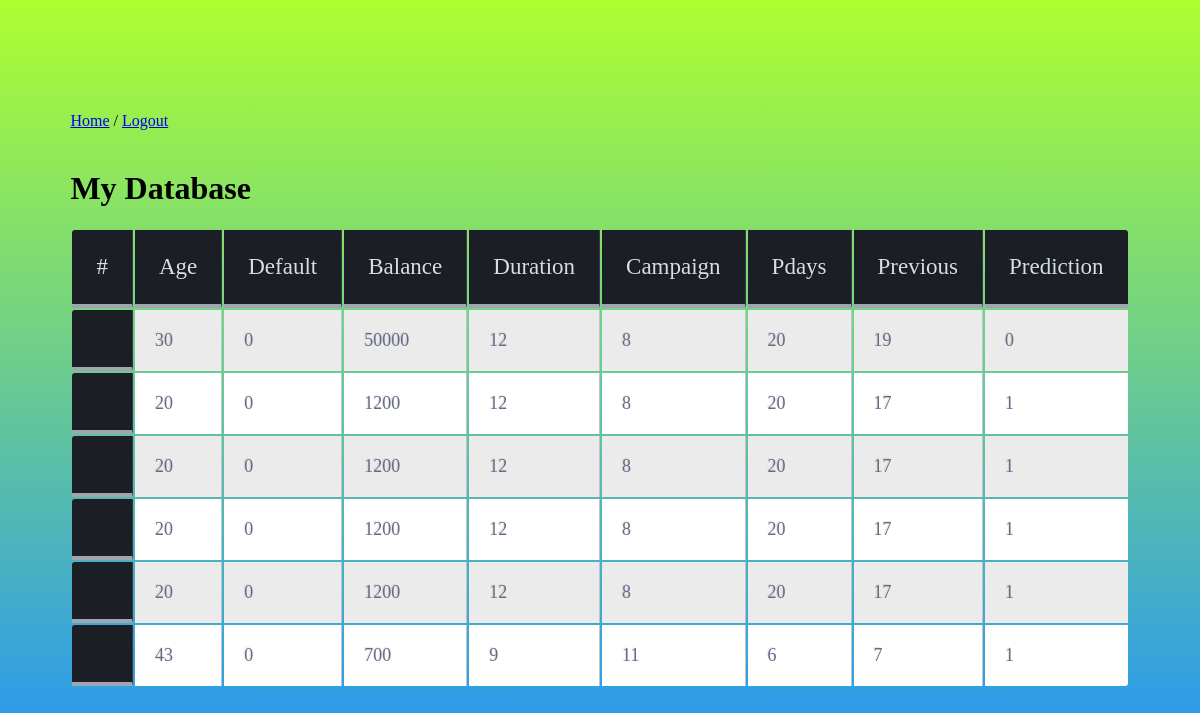
The app's page /result/ (signed in), older data.
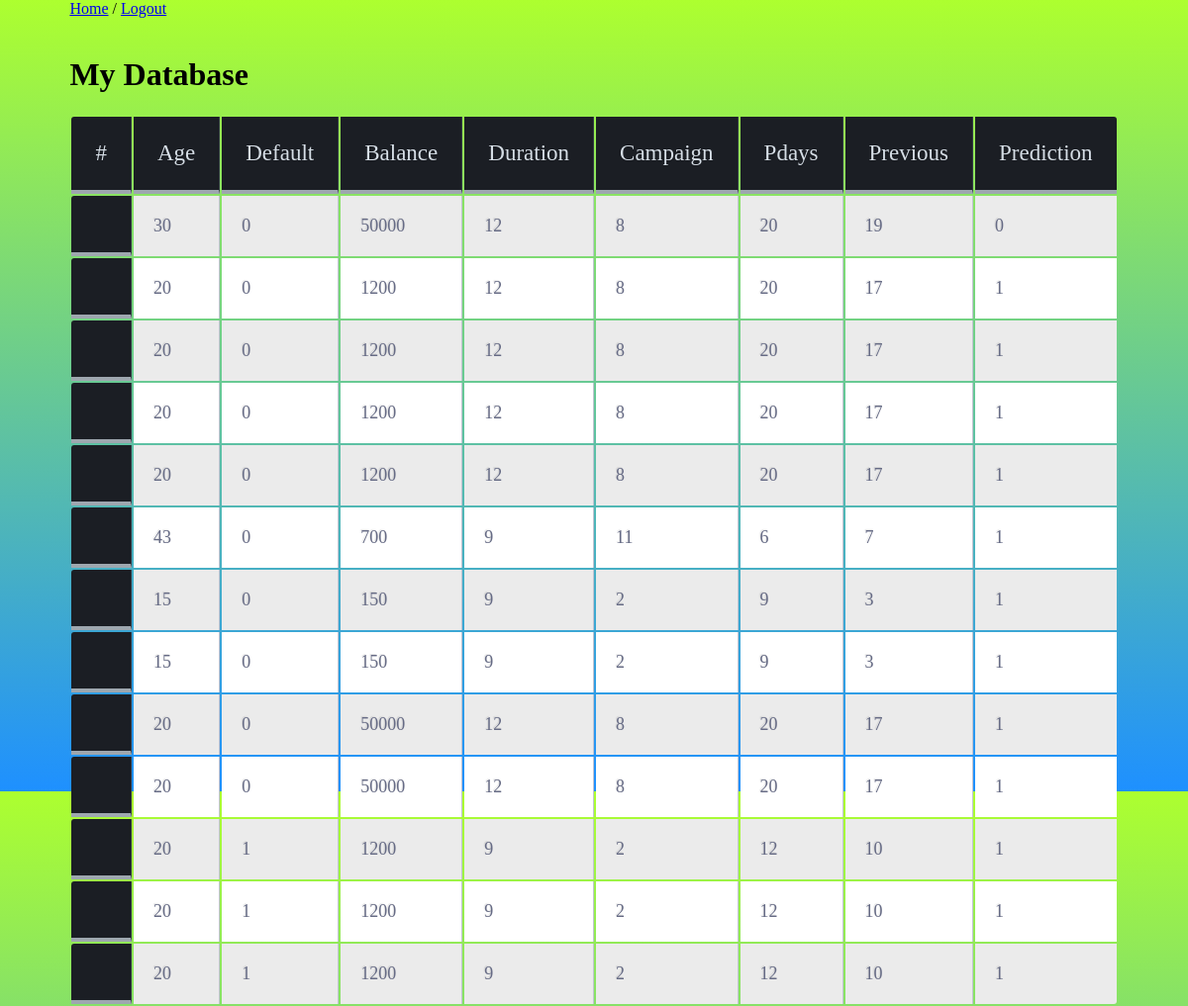
The same page, newer data.
### marketing/models.py (models this page shows, shortened)
class Customer(models.Model):
    age = models.IntegerField(default=0)
    default = models.CharField(max_length=30, default=0)
    balance = models.IntegerField(default=0)
    duration = models.IntegerField(default=0)
    campaign = models.IntegerField(default=0)
    pdays = models.IntegerField(default=0)
    previous = models.IntegerField(default=0)
    y = models.IntegerField(default=0)

### marketing/views.py (the view)
# urls.py: path('result/', views.result, name='result'),
@login_required
def result(request):
    cum =Customer.objects.all()
    return render(request, 'marketing/results.html', {'cum':cum})

### marketing/templates/marketing/results.html (shortened to what this page needs)
<!DOCTYPE html>
<html lang="en">
<head>
</head>
<body>
    {% load static %}
    {% block content %}
    <div>
        <a href="{% url 'index' %}">Home</a> /
        <a href="{% url 'logout' %}">Logout</a> <br> <br>
        <div class="row">
            <h1>My Database</h1>
            <table class="table">
                <thead>
                    <tr>
                        <th scope="col">#</th>
                        <th scope="col">Age</th>
                        <th scope="col">Default</th>
                        <th scope="col">Balance</th>
                        <th scope="col">Duration</th>
                        <th scope="col">Campaign</th>
                        <th scope="col">Pdays</th>
                        <th scope="col">Previous</th>
                        <th scope="col">Prediction</th>
                    </tr>
                </thead>
                <tbody>
                    {%for data in cum%}
                    <tr>
                        <th scope="row"></th>
                        <td>{{ data.age }}</td>
                        <td>{{ data.default }}</td>
                        <td>{{ data.balance }}</td>
                        <td>{{ data.duration }}</td>
                        <td>{{ data.campaign }}</td>
                        <td>{{ data.pdays}}</td>
                        <td>{{ data.previous }}</td>
                        <td>{{ data.y }}</td>
                    </tr>
                    {% endfor %}
                </tbody>
            </table>
        </div>
    </div>
    {% endblock %}
</body>
</html>

### marketing/templates/marketing/results.html (style rules this page uses)
body { margin: 0; padding: 0; box-sizing: border-box; display: grid; place-items: center; background-repeat: no-repeat; height: 100vh; background: linear-gradient(greenyellow, dodgerblue); font-family: "Sansita Swashed", cursive; }
th { color: #D5DDE5; ; background: #1b1e24; border-bottom: 4px solid #9ea7af; border-right: 1px solid #343a45; font-size: 23px; font-weight: 100; padding: 24px; text-align: left; text-shadow: 0 1px 1px rgba(0, 0, 0, 0.1); vertical-align: middle; }
th:first-child { border-top-left-radius: 3px; }
th:last-child { border-top-right-radius: 3px; border-right: none; }
tr { border-top: 1px solid #C1C3D1; color: #666B85; font-size: 16px; font-weight: normal; text-shadow: 0 1px 1px rgba(256, 256, 256, 0.1); }
tr:first-child { border-top: none; }
tr:last-child { border-bottom: none; }
tr:nth-child(odd) td { background: #EBEBEB; }
tr:last-child td:last-child { border-bottom-right-radius: 3px; }
td { background: #FFFFFF; padding: 20px; text-align: left; vertical-align: middle; font-weight: 300; font-size: 18px; text-shadow: -1px -1px 1px rgba(0, 0, 0, 0.1); border-right: 1px solid #C1C3D1; }
td:last-child { border-right: 0px; }

Row changes from the older to the newer data that the page shows:
added Customer: age "15", default "0", balance "150", duration "9", campaign "2", pdays "9", previous "3", y "1"
added Customer: age "15", default "0", balance "150", duration "9", campaign "2", pdays "9", previous "3", y "1"
added Customer: age "20", default "0", balance "50000", duration "12", campaign "8", pdays "20", previous "17", y "1"
added Customer: age "20", default "0", balance "50000", duration "12", campaign "8", pdays "20", previous "17", y "1"
added Customer: age "20", default "1", balance "1200", duration "9", campaign "2", pdays "12", previous "10", y "1"
added Customer: age "20", default "1", balance "1200", duration "9", campaign "2", pdays "12", previous "10", y "1"
added Customer: age "20", default "1", balance "1200", duration "9", campaign "2", pdays "12", previous "10", y "1"
